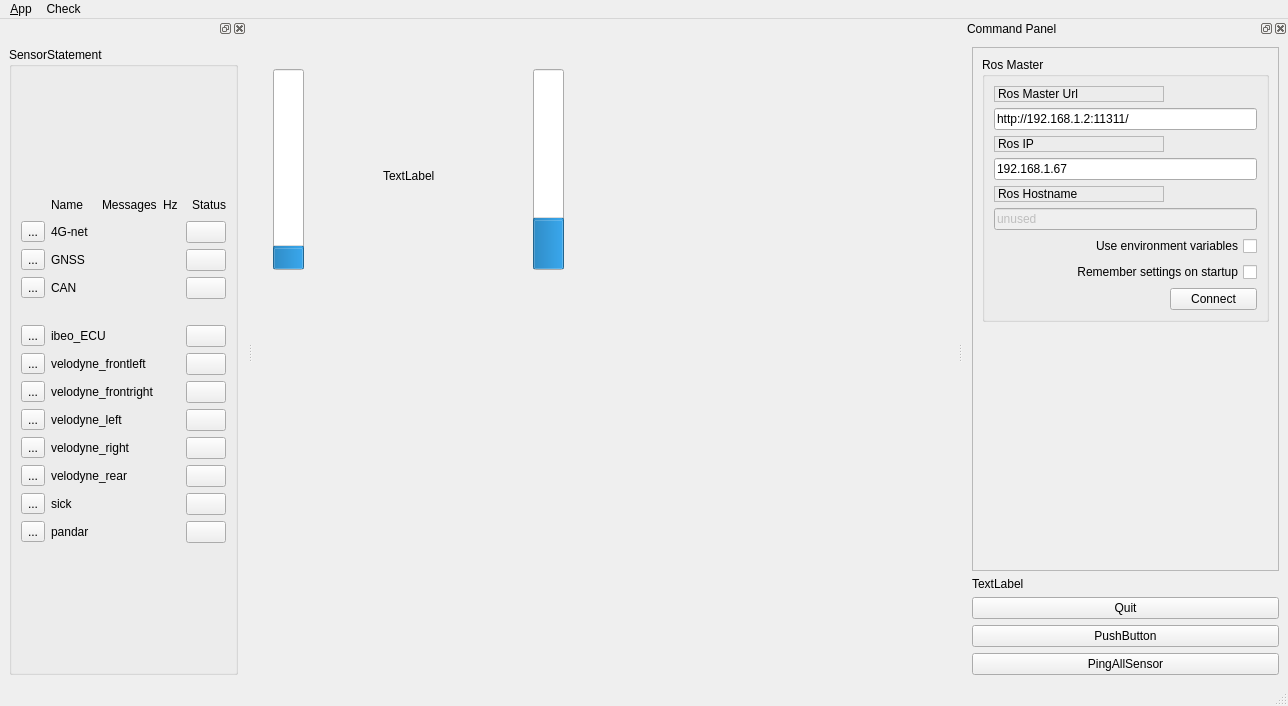
<?xml version="1.0" encoding="UTF-8"?>
<ui version="4.0">
 <class>MainWindowDesign</class>
 <widget class="QMainWindow" name="MainWindowDesign">
  <property name="geometry">
   <rect>
    <x>0</x>
    <y>0</y>
    <width>1288</width>
    <height>706</height>
   </rect>
  </property>
  <property name="windowTitle">
   <string>QRosApp</string>
  </property>
  <property name="windowIcon">
   <iconset resource="../resources/images.qrc">
    <normaloff>:/images/icon.png</normaloff>:/images/icon.png</iconset>
  </property>
  <property name="locale">
   <locale language="English" country="Australia"/>
  </property>
  <widget class="QWidget" name="centralwidget">
   <widget class="QProgressBar" name="throttle_ProBar">
    <property name="geometry">
     <rect>
      <x>20</x>
      <y>50</y>
      <width>31</width>
      <height>201</height>
     </rect>
    </property>
    <property name="autoFillBackground">
     <bool>false</bool>
    </property>
    <property name="styleSheet">
     <string notr="true"/>
    </property>
    <property name="maximum">
     <number>100</number>
    </property>
    <property name="value">
     <number>10</number>
    </property>
    <property name="textVisible">
     <bool>false</bool>
    </property>
    <property name="orientation">
     <enum>Qt::Vertical</enum>
    </property>
   </widget>
   <widget class="QProgressBar" name="progressBar_2">
    <property name="geometry">
     <rect>
      <x>280</x>
      <y>50</y>
      <width>31</width>
      <height>201</height>
     </rect>
    </property>
    <property name="value">
     <number>24</number>
    </property>
    <property name="textVisible">
     <bool>false</bool>
    </property>
    <property name="orientation">
     <enum>Qt::Vertical</enum>
    </property>
   </widget>
   <widget class="QLabel" name="steer_angel_label">
    <property name="geometry">
     <rect>
      <x>130</x>
      <y>150</y>
      <width>59</width>
      <height>14</height>
     </rect>
    </property>
    <property name="text">
     <string>TextLabel</string>
    </property>
   </widget>
  </widget>
  <widget class="QMenuBar" name="menubar">
   <property name="geometry">
    <rect>
     <x>0</x>
     <y>0</y>
     <width>1288</width>
     <height>19</height>
    </rect>
   </property>
   <widget class="QMenu" name="menu_File">
    <property name="title">
     <string>&amp;App</string>
    </property>
    <addaction name="action_Preferences"/>
    <addaction name="separator"/>
    <addaction name="actionAbout"/>
    <addaction name="actionAbout_Qt"/>
    <addaction name="separator"/>
    <addaction name="action_Quit"/>
   </widget>
   <widget class="QMenu" name="menuCheckSensors">
    <property name="title">
     <string>Check</string>
    </property>
    <addaction name="actionSensors"/>
   </widget>
   <addaction name="menu_File"/>
   <addaction name="menuCheckSensors"/>
  </widget>
  <widget class="QStatusBar" name="statusbar"/>
  <widget class="QDockWidget" name="dock_status">
   <property name="sizePolicy">
    <sizepolicy hsizetype="Minimum" vsizetype="Preferred">
     <horstretch>0</horstretch>
     <verstretch>0</verstretch>
    </sizepolicy>
   </property>
   <property name="minimumSize">
    <size>
     <width>325</width>
     <height>432</height>
    </size>
   </property>
   <property name="allowedAreas">
    <set>Qt::RightDockWidgetArea</set>
   </property>
   <property name="windowTitle">
    <string>Command Panel</string>
   </property>
   <attribute name="dockWidgetArea">
    <number>2</number>
   </attribute>
   <widget class="QWidget" name="dockWidgetContents_2">
    <layout class="QVBoxLayout" name="verticalLayout">
     <item>
      <widget class="QFrame" name="frame">
       <property name="sizePolicy">
        <sizepolicy hsizetype="Minimum" vsizetype="Preferred">
         <horstretch>0</horstretch>
         <verstretch>0</verstretch>
        </sizepolicy>
       </property>
       <property name="frameShape">
        <enum>QFrame::StyledPanel</enum>
       </property>
       <property name="frameShadow">
        <enum>QFrame::Raised</enum>
       </property>
       <layout class="QVBoxLayout" name="verticalLayout_3">
        <item>
         <widget class="QGroupBox" name="groupBox">
          <property name="title">
           <string>Ros Master</string>
          </property>
          <layout class="QGridLayout" name="gridLayout">
           <item row="0" column="0">
            <widget class="QLabel" name="label">
             <property name="frameShape">
              <enum>QFrame::StyledPanel</enum>
             </property>
             <property name="frameShadow">
              <enum>QFrame::Raised</enum>
             </property>
             <property name="text">
              <string>Ros Master Url</string>
             </property>
            </widget>
           </item>
           <item row="1" column="0" colspan="2">
            <widget class="QLineEdit" name="line_edit_master">
             <property name="text">
              <string>http://192.168.1.2:11311/</string>
             </property>
            </widget>
           </item>
           <item row="2" column="0">
            <widget class="QLabel" name="label_2">
             <property name="frameShape">
              <enum>QFrame::StyledPanel</enum>
             </property>
             <property name="frameShadow">
              <enum>QFrame::Raised</enum>
             </property>
             <property name="text">
              <string>Ros IP</string>
             </property>
            </widget>
           </item>
           <item row="3" column="0" colspan="2">
            <widget class="QLineEdit" name="line_edit_host">
             <property name="text">
              <string>192.168.1.67</string>
             </property>
            </widget>
           </item>
           <item row="4" column="0">
            <widget class="QLabel" name="label_3">
             <property name="frameShape">
              <enum>QFrame::StyledPanel</enum>
             </property>
             <property name="frameShadow">
              <enum>QFrame::Raised</enum>
             </property>
             <property name="text">
              <string>Ros Hostname</string>
             </property>
            </widget>
           </item>
           <item row="5" column="0" colspan="2">
            <widget class="QLineEdit" name="line_edit_topic">
             <property name="enabled">
              <bool>false</bool>
             </property>
             <property name="text">
              <string>unused</string>
             </property>
            </widget>
           </item>
           <item row="6" column="0" colspan="2">
            <widget class="QCheckBox" name="checkbox_use_environment">
             <property name="layoutDirection">
              <enum>Qt::RightToLeft</enum>
             </property>
             <property name="text">
              <string>Use environment variables</string>
             </property>
            </widget>
           </item>
           <item row="7" column="0" colspan="2">
            <widget class="QCheckBox" name="checkbox_remember_settings">
             <property name="layoutDirection">
              <enum>Qt::RightToLeft</enum>
             </property>
             <property name="text">
              <string>Remember settings on startup</string>
             </property>
            </widget>
           </item>
           <item row="8" column="0">
            <spacer name="horizontalSpacer">
             <property name="orientation">
              <enum>Qt::Horizontal</enum>
             </property>
             <property name="sizeHint" stdset="0">
              <size>
               <width>170</width>
               <height>21</height>
              </size>
             </property>
            </spacer>
           </item>
           <item row="8" column="1">
            <widget class="QPushButton" name="button_connect">
             <property name="enabled">
              <bool>true</bool>
             </property>
             <property name="sizePolicy">
              <sizepolicy hsizetype="MinimumExpanding" vsizetype="Fixed">
               <horstretch>0</horstretch>
               <verstretch>0</verstretch>
              </sizepolicy>
             </property>
             <property name="toolTip">
              <string>Set the target to the current joint trajectory state.</string>
             </property>
             <property name="statusTip">
              <string>Clear all waypoints and set the target to the current joint trajectory state.</string>
             </property>
             <property name="text">
              <string>Connect</string>
             </property>
            </widget>
           </item>
          </layout>
         </widget>
        </item>
        <item>
         <spacer name="verticalSpacer_3">
          <property name="orientation">
           <enum>Qt::Vertical</enum>
          </property>
          <property name="sizeHint" stdset="0">
           <size>
            <width>20</width>
            <height>233</height>
           </size>
          </property>
         </spacer>
        </item>
       </layout>
      </widget>
     </item>
     <item>
      <widget class="QLabel" name="label_4">
       <property name="text">
        <string>TextLabel</string>
       </property>
      </widget>
     </item>
     <item>
      <widget class="QPushButton" name="quit_button">
       <property name="sizePolicy">
        <sizepolicy hsizetype="MinimumExpanding" vsizetype="Fixed">
         <horstretch>0</horstretch>
         <verstretch>0</verstretch>
        </sizepolicy>
       </property>
       <property name="text">
        <string>Quit</string>
       </property>
      </widget>
     </item>
     <item>
      <widget class="QPushButton" name="pushButton">
       <property name="text">
        <string>PushButton</string>
       </property>
      </widget>
     </item>
     <item>
      <widget class="QPushButton" name="pingallsensor">
       <property name="text">
        <string>PingAllSensor</string>
       </property>
      </widget>
     </item>
    </layout>
   </widget>
  </widget>
  <widget class="QDockWidget" name="dockWidget_2">
   <attribute name="dockWidgetArea">
    <number>1</number>
   </attribute>
   <widget class="QWidget" name="dockWidgetContents_3">
    <layout class="QVBoxLayout" name="verticalLayout_5">
     <item>
      <widget class="QGroupBox" name="groupBox_2">
       <property name="title">
        <string>SensorStatement</string>
       </property>
       <layout class="QVBoxLayout" name="verticalLayout_2">
        <item>
         <layout class="QVBoxLayout" name="verticalLayout_4">
          <item>
           <layout class="QHBoxLayout" name="horizontalLayout" stretch="1,2,1,1,0">
            <item>
             <spacer name="horizontalSpacer_2">
              <property name="orientation">
               <enum>Qt::Horizontal</enum>
              </property>
              <property name="sizeType">
               <enum>QSizePolicy::Fixed</enum>
              </property>
              <property name="sizeHint" stdset="0">
               <size>
                <width>30</width>
                <height>20</height>
               </size>
              </property>
             </spacer>
            </item>
            <item>
             <widget class="QLabel" name="label_5">
              <property name="text">
               <string>Name</string>
              </property>
             </widget>
            </item>
            <item>
             <widget class="QLabel" name="label_6">
              <property name="text">
               <string>Messages</string>
              </property>
             </widget>
            </item>
            <item>
             <widget class="QLabel" name="label_7">
              <property name="text">
               <string>Hz</string>
              </property>
             </widget>
            </item>
            <item>
             <widget class="QLabel" name="label_8">
              <property name="sizePolicy">
               <sizepolicy hsizetype="Fixed" vsizetype="Fixed">
                <horstretch>0</horstretch>
                <verstretch>0</verstretch>
               </sizepolicy>
              </property>
              <property name="text">
               <string>Status</string>
              </property>
             </widget>
            </item>
           </layout>
          </item>
          <item>
           <layout class="QHBoxLayout" name="net" stretch="1,2,1,1,0">
            <item>
             <widget class="QToolButton" name="toolButton_12">
              <property name="text">
               <string>...</string>
              </property>
             </widget>
            </item>
            <item>
             <widget class="QLabel" name="net_name">
              <property name="sizePolicy">
               <sizepolicy hsizetype="Preferred" vsizetype="Preferred">
                <horstretch>0</horstretch>
                <verstretch>0</verstretch>
               </sizepolicy>
              </property>
              <property name="text">
               <string>4G-net</string>
              </property>
             </widget>
            </item>
            <item>
             <widget class="QLabel" name="net_msg">
              <property name="sizePolicy">
               <sizepolicy hsizetype="Preferred" vsizetype="Preferred">
                <horstretch>0</horstretch>
                <verstretch>0</verstretch>
               </sizepolicy>
              </property>
              <property name="text">
               <string/>
              </property>
             </widget>
            </item>
            <item>
             <widget class="QLabel" name="net_hz">
              <property name="text">
               <string/>
              </property>
             </widget>
            </item>
            <item>
             <widget class="QPushButton" name="net_status">
              <property name="sizePolicy">
               <sizepolicy hsizetype="Preferred" vsizetype="Fixed">
                <horstretch>0</horstretch>
                <verstretch>0</verstretch>
               </sizepolicy>
              </property>
              <property name="minimumSize">
               <size>
                <width>0</width>
                <height>0</height>
               </size>
              </property>
              <property name="maximumSize">
               <size>
                <width>16777215</width>
                <height>16777215</height>
               </size>
              </property>
              <property name="layoutDirection">
               <enum>Qt::LeftToRight</enum>
              </property>
              <property name="text">
               <string/>
              </property>
              <property name="iconSize">
               <size>
                <width>16</width>
                <height>16</height>
               </size>
              </property>
             </widget>
            </item>
           </layout>
          </item>
          <item>
           <layout class="QHBoxLayout" name="GNSS" stretch="1,2,1,1,0">
            <item>
             <widget class="QToolButton" name="toolButton_13">
              <property name="text">
               <string>...</string>
              </property>
             </widget>
            </item>
            <item>
             <widget class="QLabel" name="GNSS_name">
              <property name="text">
               <string>GNSS</string>
              </property>
             </widget>
            </item>
            <item>
             <widget class="QLabel" name="GNSS_msg">
              <property name="text">
               <string/>
              </property>
             </widget>
            </item>
            <item>
             <widget class="QLabel" name="GNSS_hz">
              <property name="text">
               <string/>
              </property>
             </widget>
            </item>
            <item>
             <widget class="QPushButton" name="GNSS_status">
              <property name="sizePolicy">
               <sizepolicy hsizetype="Preferred" vsizetype="Fixed">
                <horstretch>0</horstretch>
                <verstretch>0</verstretch>
               </sizepolicy>
              </property>
              <property name="minimumSize">
               <size>
                <width>0</width>
                <height>0</height>
               </size>
              </property>
              <property name="maximumSize">
               <size>
                <width>16777215</width>
                <height>16777215</height>
               </size>
              </property>
              <property name="text">
               <string/>
              </property>
              <property name="iconSize">
               <size>
                <width>16</width>
                <height>16</height>
               </size>
              </property>
             </widget>
            </item>
           </layout>
          </item>
          <item>
           <layout class="QHBoxLayout" name="CAN" stretch="1,2,1,1,0">
            <item>
             <widget class="QToolButton" name="toolButton_14">
              <property name="text">
               <string>...</string>
              </property>
             </widget>
            </item>
            <item>
             <widget class="QLabel" name="CAN_name">
              <property name="text">
               <string>CAN</string>
              </property>
             </widget>
            </item>
            <item>
             <widget class="QLabel" name="CAN_msg">
              <property name="text">
               <string/>
              </property>
             </widget>
            </item>
            <item>
             <widget class="QLabel" name="CAN_hz">
              <property name="text">
               <string/>
              </property>
             </widget>
            </item>
            <item>
             <widget class="QPushButton" name="CAN_status">
              <property name="sizePolicy">
               <sizepolicy hsizetype="Preferred" vsizetype="Fixed">
                <horstretch>0</horstretch>
                <verstretch>0</verstretch>
               </sizepolicy>
              </property>
              <property name="minimumSize">
               <size>
                <width>0</width>
                <height>0</height>
               </size>
              </property>
              <property name="maximumSize">
               <size>
                <width>16777215</width>
                <height>16777215</height>
               </size>
              </property>
              <property name="text">
               <string/>
              </property>
              <property name="iconSize">
               <size>
                <width>16</width>
                <height>16</height>
               </size>
              </property>
             </widget>
            </item>
           </layout>
          </item>
          <item>
           <spacer name="verticalSpacer">
            <property name="orientation">
             <enum>Qt::Vertical</enum>
            </property>
            <property name="sizeType">
             <enum>QSizePolicy::Fixed</enum>
            </property>
            <property name="sizeHint" stdset="0">
             <size>
              <width>20</width>
              <height>20</height>
             </size>
            </property>
           </spacer>
          </item>
          <item>
           <layout class="QHBoxLayout" name="ibeo_ECU" stretch="1,2,1,1,0">
            <item>
             <widget class="QToolButton" name="toolButton">
              <property name="sizePolicy">
               <sizepolicy hsizetype="Fixed" vsizetype="Fixed">
                <horstretch>0</horstretch>
                <verstretch>0</verstretch>
               </sizepolicy>
              </property>
              <property name="text">
               <string>...</string>
              </property>
             </widget>
            </item>
            <item>
             <widget class="QLabel" name="ibeo_ECU_name">
              <property name="text">
               <string>ibeo_ECU</string>
              </property>
             </widget>
            </item>
            <item>
             <widget class="QLabel" name="ibeo_ECU_msg">
              <property name="text">
               <string/>
              </property>
             </widget>
            </item>
            <item>
             <widget class="QLabel" name="ibeo_ECU_hz">
              <property name="text">
               <string/>
              </property>
             </widget>
            </item>
            <item>
             <widget class="QPushButton" name="ibeo_ECU_status">
              <property name="sizePolicy">
               <sizepolicy hsizetype="Preferred" vsizetype="Fixed">
                <horstretch>0</horstretch>
                <verstretch>0</verstretch>
               </sizepolicy>
              </property>
              <property name="text">
               <string/>
              </property>
              <property name="iconSize">
               <size>
                <width>16</width>
                <height>16</height>
               </size>
              </property>
             </widget>
            </item>
           </layout>
          </item>
          <item>
           <layout class="QHBoxLayout" name="velodyne_frontleft" stretch="1,2,1,1,0">
            <item>
             <widget class="QToolButton" name="toolButton_5">
              <property name="text">
               <string>...</string>
              </property>
             </widget>
            </item>
            <item>
             <widget class="QLabel" name="velodyne_frontleft_name">
              <property name="text">
               <string>velodyne_frontleft</string>
              </property>
             </widget>
            </item>
            <item>
             <widget class="QLabel" name="velodyne_frontleft_msg">
              <property name="text">
               <string/>
              </property>
             </widget>
            </item>
            <item>
             <widget class="QLabel" name="velodyne_frontleft_hz">
              <property name="text">
               <string/>
              </property>
             </widget>
            </item>
            <item>
             <widget class="QPushButton" name="velodyne_frontleft_status">
              <property name="text">
               <string/>
              </property>
             </widget>
            </item>
           </layout>
          </item>
          <item>
           <layout class="QHBoxLayout" name="velodyne_frontright" stretch="1,2,1,1,0">
            <item>
             <widget class="QToolButton" name="toolButton_6">
              <property name="text">
               <string>...</string>
              </property>
             </widget>
            </item>
            <item>
             <widget class="QLabel" name="velodyne_frontright_name">
              <property name="text">
               <string>velodyne_frontright</string>
              </property>
             </widget>
            </item>
            <item>
             <widget class="QLabel" name="velodyne_frontright_msg">
              <property name="text">
               <string/>
              </property>
             </widget>
            </item>
            <item>
             <widget class="QLabel" name="velodyne_frontright_hz">
              <property name="text">
               <string/>
              </property>
             </widget>
            </item>
            <item>
             <widget class="QPushButton" name="velodyne_frontright_status">
              <property name="text">
               <string/>
              </property>
             </widget>
            </item>
           </layout>
          </item>
          <item>
           <layout class="QHBoxLayout" name="velodyne_left" stretch="1,2,1,1,0">
            <item>
             <widget class="QToolButton" name="toolButton_7">
              <property name="text">
               <string>...</string>
              </property>
             </widget>
            </item>
            <item>
             <widget class="QLabel" name="velodyne_left_name">
              <property name="text">
               <string>velodyne_left</string>
              </property>
             </widget>
            </item>
            <item>
             <widget class="QLabel" name="velodyne_left_msg">
              <property name="text">
               <string/>
              </property>
             </widget>
            </item>
            <item>
             <widget class="QLabel" name="velodyne_left_hz">
              <property name="text">
               <string/>
              </property>
             </widget>
            </item>
            <item>
             <widget class="QPushButton" name="velodyne_left_status">
              <property name="text">
               <string/>
              </property>
             </widget>
            </item>
           </layout>
          </item>
          <item>
           <layout class="QHBoxLayout" name="velodyne_right" stretch="1,2,1,1,0">
            <item>
             <widget class="QToolButton" name="toolButton_8">
              <property name="text">
               <string>...</string>
              </property>
             </widget>
            </item>
            <item>
             <widget class="QLabel" name="velodyne_right_name">
              <property name="text">
               <string>velodyne_right</string>
              </property>
             </widget>
            </item>
            <item>
             <widget class="QLabel" name="velodyne_right_msg">
              <property name="text">
               <string/>
              </property>
             </widget>
            </item>
            <item>
             <widget class="QLabel" name="velodyne_right_hz">
              <property name="text">
               <string/>
              </property>
             </widget>
            </item>
            <item>
             <widget class="QPushButton" name="velodyne_right_status">
              <property name="text">
               <string/>
              </property>
             </widget>
            </item>
           </layout>
          </item>
          <item>
           <layout class="QHBoxLayout" name="velodyne_rear" stretch="1,2,1,1,0">
            <item>
             <widget class="QToolButton" name="toolButton_9">
              <property name="text">
               <string>...</string>
              </property>
             </widget>
            </item>
            <item>
             <widget class="QLabel" name="velodyne_rear_name">
              <property name="text">
               <string>velodyne_rear</string>
              </property>
             </widget>
            </item>
            <item>
             <widget class="QLabel" name="velodyne_rear_msg">
              <property name="text">
               <string/>
              </property>
             </widget>
            </item>
            <item>
             <widget class="QLabel" name="velodyne_rear_hz">
              <property name="text">
               <string/>
              </property>
             </widget>
            </item>
            <item>
             <widget class="QPushButton" name="velodyne_rear_status">
              <property name="text">
               <string/>
              </property>
             </widget>
            </item>
           </layout>
          </item>
          <item>
           <layout class="QHBoxLayout" name="sick" stretch="1,2,1,1,0">
            <item>
             <widget class="QToolButton" name="toolButton_10">
              <property name="text">
               <string>...</string>
              </property>
             </widget>
            </item>
            <item>
             <widget class="QLabel" name="sick_name">
              <property name="text">
               <string>sick</string>
              </property>
             </widget>
            </item>
            <item>
             <widget class="QLabel" name="sick_msg">
              <property name="text">
               <string/>
              </property>
             </widget>
            </item>
            <item>
             <widget class="QLabel" name="sick_hz">
              <property name="text">
               <string/>
              </property>
             </widget>
            </item>
            <item>
             <widget class="QPushButton" name="sick_status">
              <property name="text">
               <string/>
              </property>
             </widget>
            </item>
           </layout>
          </item>
          <item>
           <layout class="QHBoxLayout" name="pandar" stretch="1,2,1,1,0">
            <item>
             <widget class="QToolButton" name="toolButton_11">
              <property name="text">
               <string>...</string>
              </property>
             </widget>
            </item>
            <item>
             <widget class="QLabel" name="pandar_name">
              <property name="text">
               <string>pandar</string>
              </property>
             </widget>
            </item>
            <item>
             <widget class="QLabel" name="pandar_msg">
              <property name="text">
               <string/>
              </property>
             </widget>
            </item>
            <item>
             <widget class="QLabel" name="pandar_hz">
              <property name="text">
               <string/>
              </property>
             </widget>
            </item>
            <item>
             <widget class="QPushButton" name="pandar_status">
              <property name="text">
               <string/>
              </property>
             </widget>
            </item>
           </layout>
          </item>
         </layout>
        </item>
       </layout>
      </widget>
     </item>
    </layout>
   </widget>
  </widget>
  <action name="action_Quit">
   <property name="text">
    <string>&amp;Quit</string>
   </property>
   <property name="shortcut">
    <string>Ctrl+Q</string>
   </property>
   <property name="shortcutContext">
    <enum>Qt::ApplicationShortcut</enum>
   </property>
  </action>
  <action name="action_Preferences">
   <property name="text">
    <string>&amp;Preferences</string>
   </property>
  </action>
  <action name="actionAbout">
   <property name="text">
    <string>&amp;About</string>
   </property>
  </action>
  <action name="actionAbout_Qt">
   <property name="text">
    <string>About &amp;Qt</string>
   </property>
  </action>
  <action name="actionSensors">
   <property name="text">
    <string>Sensors</string>
   </property>
  </action>
 </widget>
 <resources>
  <include location="../resources/images.qrc"/>
 </resources>
 <connections>
  <connection>
   <sender>action_Quit</sender>
   <signal>triggered()</signal>
   <receiver>MainWindowDesign</receiver>
   <slot>close()</slot>
   <hints>
    <hint type="sourcelabel">
     <x>-1</x>
     <y>-1</y>
    </hint>
    <hint type="destinationlabel">
     <x>399</x>
     <y>299</y>
    </hint>
   </hints>
  </connection>
  <connection>
   <sender>quit_button</sender>
   <signal>clicked()</signal>
   <receiver>MainWindowDesign</receiver>
   <slot>close()</slot>
   <hints>
    <hint type="sourcelabel">
     <x>859</x>
     <y>552</y>
    </hint>
    <hint type="destinationlabel">
     <x>469</x>
     <y>299</y>
    </hint>
   </hints>
  </connection>
 </connections>
</ui>
